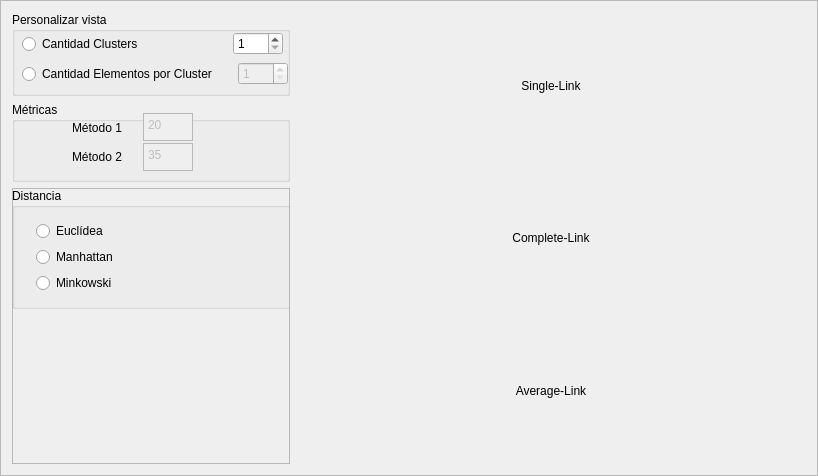
<?xml version="1.0" encoding="UTF-8"?>
<ui version="4.0">
 <class>Frame</class>
 <widget class="QFrame" name="Frame">
  <property name="geometry">
   <rect>
    <x>0</x>
    <y>0</y>
    <width>818</width>
    <height>476</height>
   </rect>
  </property>
  <property name="windowTitle">
   <string>Frame</string>
  </property>
  <property name="frameShape">
   <enum>QFrame::StyledPanel</enum>
  </property>
  <property name="frameShadow">
   <enum>QFrame::Raised</enum>
  </property>
  <layout class="QHBoxLayout" name="horizontalLayout">
   <item>
    <layout class="QHBoxLayout" name="HLresultados" stretch="0,1">
     <item>
      <layout class="QVBoxLayout" name="verticalLayout_11">
       <item>
        <layout class="QHBoxLayout" name="horizontalLayout_3">
         <item>
          <widget class="QGroupBox" name="groupBox_4">
           <property name="sizePolicy">
            <sizepolicy hsizetype="MinimumExpanding" vsizetype="MinimumExpanding">
             <horstretch>39</horstretch>
             <verstretch>0</verstretch>
            </sizepolicy>
           </property>
           <property name="minimumSize">
            <size>
             <width>278</width>
             <height>84</height>
            </size>
           </property>
           <property name="maximumSize">
            <size>
             <width>16777215</width>
             <height>83</height>
            </size>
           </property>
           <property name="title">
            <string>Personalizar vista</string>
           </property>
           <widget class="QWidget" name="horizontalLayoutWidget_5">
            <property name="geometry">
             <rect>
              <x>10</x>
              <y>20</y>
              <width>261</width>
              <height>24</height>
             </rect>
            </property>
            <layout class="QHBoxLayout" name="horizontalLayout_16">
             <item>
              <widget class="QRadioButton" name="rbCantClusters">
               <property name="sizePolicy">
                <sizepolicy hsizetype="MinimumExpanding" vsizetype="Fixed">
                 <horstretch>0</horstretch>
                 <verstretch>0</verstretch>
                </sizepolicy>
               </property>
               <property name="maximumSize">
                <size>
                 <width>16777215</width>
                 <height>16777215</height>
                </size>
               </property>
               <property name="text">
                <string>Cantidad Clusters</string>
               </property>
              </widget>
             </item>
             <item>
              <widget class="QSpinBox" name="spinCantClusters">
               <property name="maximumSize">
                <size>
                 <width>50</width>
                 <height>16777215</height>
                </size>
               </property>
               <property name="minimum">
                <number>1</number>
               </property>
               <property name="maximum">
                <number>100000</number>
               </property>
              </widget>
             </item>
            </layout>
           </widget>
           <widget class="QWidget" name="horizontalLayoutWidget_6">
            <property name="geometry">
             <rect>
              <x>10</x>
              <y>50</y>
              <width>266</width>
              <height>24</height>
             </rect>
            </property>
            <layout class="QHBoxLayout" name="horizontalLayout_17">
             <item>
              <widget class="QRadioButton" name="rbElemPorCluster">
               <property name="sizePolicy">
                <sizepolicy hsizetype="MinimumExpanding" vsizetype="Fixed">
                 <horstretch>0</horstretch>
                 <verstretch>0</verstretch>
                </sizepolicy>
               </property>
               <property name="text">
                <string>Cantidad Elementos por Cluster</string>
               </property>
              </widget>
             </item>
             <item>
              <widget class="QSpinBox" name="spinCantElemPorCluster">
               <property name="enabled">
                <bool>false</bool>
               </property>
               <property name="maximumSize">
                <size>
                 <width>50</width>
                 <height>16777215</height>
                </size>
               </property>
               <property name="minimum">
                <number>1</number>
               </property>
               <property name="maximum">
                <number>100000</number>
               </property>
              </widget>
             </item>
            </layout>
           </widget>
          </widget>
         </item>
        </layout>
       </item>
       <item>
        <layout class="QHBoxLayout" name="horizontalLayout_5">
         <item>
          <widget class="QGroupBox" name="groupBox_3">
           <property name="sizePolicy">
            <sizepolicy hsizetype="MinimumExpanding" vsizetype="Maximum">
             <horstretch>0</horstretch>
             <verstretch>0</verstretch>
            </sizepolicy>
           </property>
           <property name="minimumSize">
            <size>
             <width>220</width>
             <height>80</height>
            </size>
           </property>
           <property name="title">
            <string>Métricas</string>
           </property>
           <widget class="QWidget" name="horizontalLayoutWidget_4">
            <property name="geometry">
             <rect>
              <x>60</x>
              <y>10</y>
              <width>121</width>
              <height>31</height>
             </rect>
            </property>
            <layout class="QHBoxLayout" name="horizontalLayout_15">
             <item>
              <widget class="QLabel" name="label_13">
               <property name="text">
                <string>Método 1</string>
               </property>
              </widget>
             </item>
             <item>
              <widget class="QPlainTextEdit" name="txtMet1">
               <property name="enabled">
                <bool>false</bool>
               </property>
               <property name="maximumSize">
                <size>
                 <width>50</width>
                 <height>28</height>
                </size>
               </property>
               <property name="plainText">
                <string>20</string>
               </property>
              </widget>
             </item>
            </layout>
           </widget>
           <widget class="QWidget" name="horizontalLayoutWidget_3">
            <property name="geometry">
             <rect>
              <x>60</x>
              <y>40</y>
              <width>121</width>
              <height>31</height>
             </rect>
            </property>
            <layout class="QHBoxLayout" name="horizontalLayout_18">
             <item>
              <widget class="QLabel" name="label_15">
               <property name="maximumSize">
                <size>
                 <width>16777215</width>
                 <height>28</height>
                </size>
               </property>
               <property name="text">
                <string>Método 2</string>
               </property>
              </widget>
             </item>
             <item>
              <widget class="QPlainTextEdit" name="txtMet2">
               <property name="enabled">
                <bool>false</bool>
               </property>
               <property name="maximumSize">
                <size>
                 <width>50</width>
                 <height>28</height>
                </size>
               </property>
               <property name="plainText">
                <string>35</string>
               </property>
              </widget>
             </item>
            </layout>
           </widget>
          </widget>
         </item>
        </layout>
       </item>
       <item>
        <widget class="QFrame" name="frame">
         <property name="minimumSize">
          <size>
           <width>0</width>
           <height>266</height>
          </size>
         </property>
         <property name="frameShape">
          <enum>QFrame::StyledPanel</enum>
         </property>
         <property name="frameShadow">
          <enum>QFrame::Raised</enum>
         </property>
         <widget class="QGroupBox" name="verticalGroupBox_4">
          <property name="geometry">
           <rect>
            <x>0</x>
            <y>0</y>
            <width>281</width>
            <height>121</height>
           </rect>
          </property>
          <property name="title">
           <string>Distancia</string>
          </property>
          <layout class="QVBoxLayout" name="verticalLayout_3">
           <item>
            <layout class="QVBoxLayout" name="VLcalculoDistancia" stretch="0,0,0">
             <property name="leftMargin">
              <number>12</number>
             </property>
             <item>
              <widget class="QRadioButton" name="rbEuclidea">
               <property name="text">
                <string>Euclídea</string>
               </property>
              </widget>
             </item>
             <item>
              <widget class="QRadioButton" name="rbManhattan">
               <property name="text">
                <string>Manhattan</string>
               </property>
              </widget>
             </item>
             <item>
              <widget class="QRadioButton" name="rbMinkowski">
               <property name="text">
                <string>Minkowski</string>
               </property>
              </widget>
             </item>
            </layout>
           </item>
          </layout>
         </widget>
        </widget>
       </item>
      </layout>
     </item>
     <item>
      <layout class="QVBoxLayout" name="VLayoutArbol" stretch="0">
       <item>
        <layout class="QVBoxLayout" name="verticalLayout">
         <item>
          <layout class="QVBoxLayout" name="SL">
           <item>
            <widget class="QLabel" name="txtSL">
             <property name="text">
              <string>Single-Link</string>
             </property>
             <property name="alignment">
              <set>Qt::AlignCenter</set>
             </property>
            </widget>
           </item>
           <item>
            <layout class="QHBoxLayout" name="SL2">
             <item>
              <layout class="QVBoxLayout" name="VLgraficoDendogramaSL">
               <property name="sizeConstraint">
                <enum>QLayout::SetMaximumSize</enum>
               </property>
              </layout>
             </item>
             <item>
              <layout class="QVBoxLayout" name="VLgraficoSL"/>
             </item>
            </layout>
           </item>
          </layout>
         </item>
         <item>
          <layout class="QVBoxLayout" name="CL">
           <item>
            <widget class="QLabel" name="txtCL">
             <property name="text">
              <string>Complete-Link</string>
             </property>
             <property name="alignment">
              <set>Qt::AlignCenter</set>
             </property>
            </widget>
           </item>
           <item>
            <layout class="QHBoxLayout" name="CL2">
             <item>
              <layout class="QVBoxLayout" name="VLgraficoDendogramaCL">
               <property name="sizeConstraint">
                <enum>QLayout::SetMaximumSize</enum>
               </property>
              </layout>
             </item>
             <item>
              <layout class="QVBoxLayout" name="VLgraficoCL">
               <property name="sizeConstraint">
                <enum>QLayout::SetMaximumSize</enum>
               </property>
              </layout>
             </item>
            </layout>
           </item>
          </layout>
         </item>
         <item>
          <layout class="QVBoxLayout" name="AL">
           <item>
            <widget class="QLabel" name="txtAL">
             <property name="text">
              <string>Average-Link</string>
             </property>
             <property name="alignment">
              <set>Qt::AlignCenter</set>
             </property>
            </widget>
           </item>
           <item>
            <layout class="QHBoxLayout" name="AL2">
             <item>
              <layout class="QVBoxLayout" name="VLgraficoDendogramaAL">
               <property name="sizeConstraint">
                <enum>QLayout::SetMaximumSize</enum>
               </property>
              </layout>
             </item>
             <item>
              <layout class="QVBoxLayout" name="VLgraficoAL">
               <property name="sizeConstraint">
                <enum>QLayout::SetMaximumSize</enum>
               </property>
              </layout>
             </item>
            </layout>
           </item>
          </layout>
         </item>
        </layout>
       </item>
      </layout>
     </item>
    </layout>
   </item>
  </layout>
 </widget>
 <resources/>
 <connections/>
</ui>
